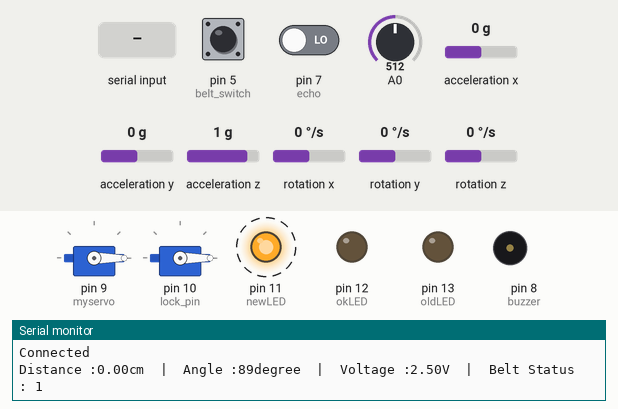
The sketch below on a simulated Arduino Uno, built with avr-gcc and run on an emulated ATmega328P. Shown: 2 × servo, output pins drawn as LEDs (lit = HIGH), buzzer (waves = sounding, pin HIGH), the last lines printed to the serial monitor. Dashed ring = blinking. Inputs (shaded band) come from the test bench; at power-on: A0 = 512, acceleration y 0 g, pin 5 (belt_switch) HIGH, pin 7 (echo) LOW, acceleration x 0 g, acceleration z 1 g, rotation x 0 °/s, rotation y 0 °/s, rotation z 0 °/s. Pins used as bus, display or sensor lines are not drawn.

Above: at 1.2 s.
1.3 s: "A" received over the second serial link
At 2.0 s:
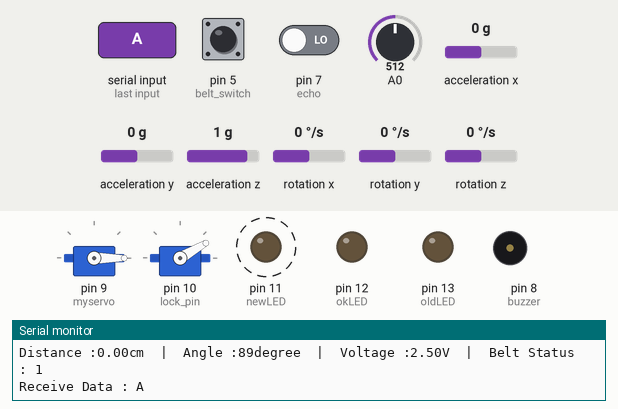
5.5 s: A0 set to 493
At 5.9 s:
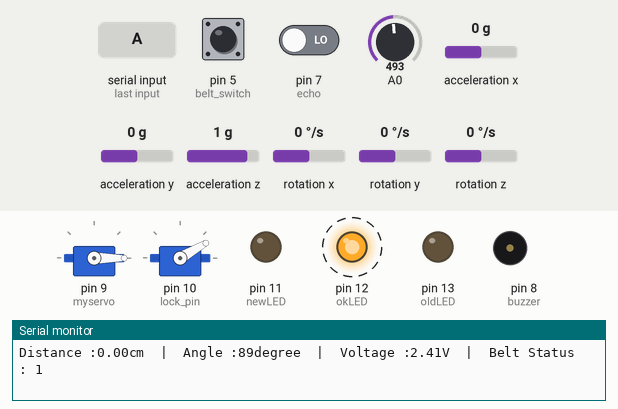
10.8 s: "C" received over the second serial link
At 14.8 s:
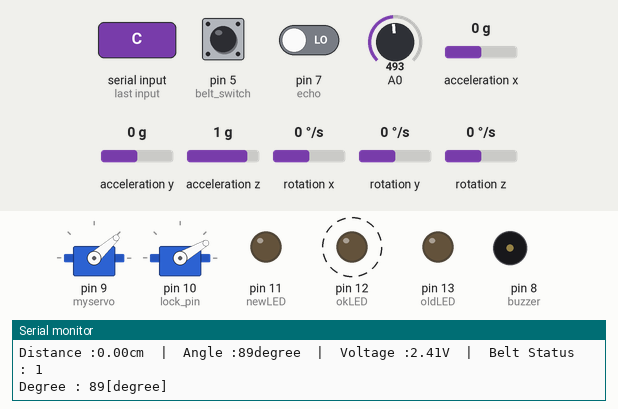
16.1 s: A0 set to 422
19.6 s: A0 set to 395
At 20.6 s:
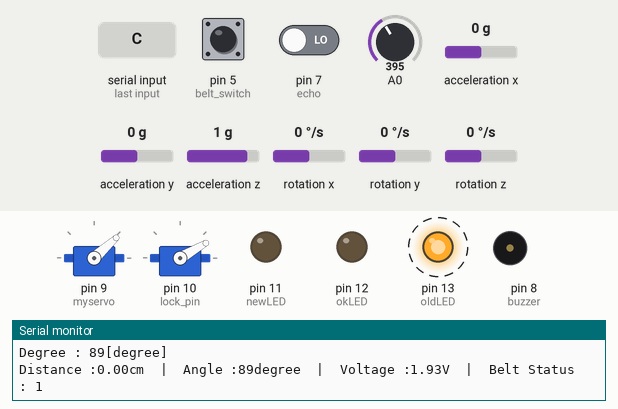
24.9 s: acceleration y set to -0.3 g
At 27.5 s:
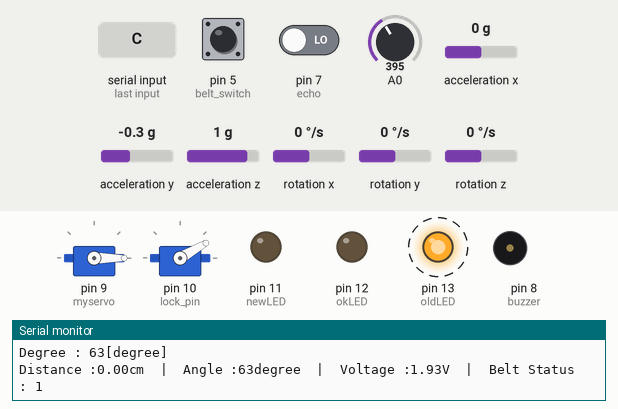
Timing chart, 0 to 31.2 s (numbered marks = the images above; inputs shaded):
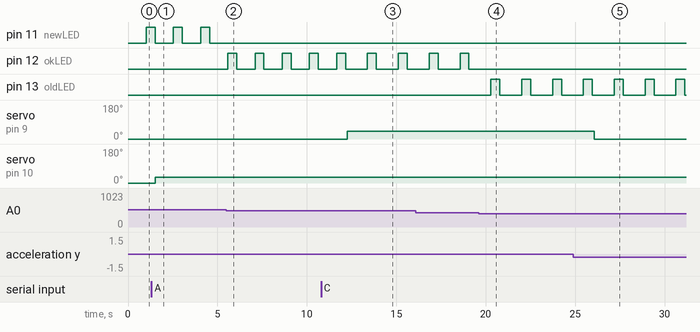

The sketch:

code.ino
```cpp
#include <SoftwareSerial.h> // 블루투스 통신을 위한 헤더파일 선언
#include "Wire.h" // I2C통신을 위한 헤더파일 선언
#include "I2Cdev.h" // GY-521(MPU6050)의 통신을 위한 헤더파일 선언
#include "MPU6050.h" // 자이로 센서 동작을 위한 헤더파일 선언
#include "Servo.h" // 서보모터 동작을 위한 헤더파일 선언

#define newLED 11
#define okLED 12
#define oldLED 13

MPU6050 mpu; // MPU6050을 제어하기 위해 mpu라는 MPU6050의 객체를 선언함

int16_t ax, ay, az; // 16비트 정수 자료형 으로 ax, ay, az 변수 선언
int16_t gx, gy, gz; // 16비트 정수 자료형 으로 gx, gy, gz 변수 선언

Servo myservo; // 브레이크 기능 동작을 위한 서보모터의 Servo 객체 선언
Servo myservo2; // 잠금 기능 동작을 위한 서보모터의 Servo 객체 선언

int val; // GY-521로 측정한 각도값 변수 선언
int first_angle = 0; // 브레이크 기능과 잠금 기능으로 사용되는 서보모터의 각도 초기값 선언

int trig = 6; // HC-SR04 trig핀 번호 선언(6번 핀)
int echo = 7; // HC-SR04 echo핀 번호 선언(7번 핀)
int buzzer = 8; // 피에조 부저 핀 번호 선언(8번 핀)
float duration; // 거리 측정을 위한 duration 변수 선언
float distance; // 거리 측정 값 distance 변수 선언

int stat = 0; // 벨트 잠금상태 확인(벨트 잠그면 0, 벨트 안 잠그면 1로 입력됨)
int belt_switch = 5; // 안전벨트의 ON/OFF 입력이 들어갈 핀(5번 핀)
int lock_pin = 10; // 잠금 기능을 위한 서보모터의 제어선 연결 핀(10번 핀)

int analogValue = 0;
float voltage = 0;
int ledDelay = 500;

SoftwareSerial mySerial(2,3);

void setup(){
  Wire.begin();
  pinMode(belt_switch, INPUT_PULLUP); // 5번 핀의 내부 풀업 저항 사용
  pinMode(echo,INPUT);
  pinMode(trig,OUTPUT);
  pinMode(buzzer,OUTPUT);
  pinMode(lock_pin,OUTPUT);
  pinMode(newLED, OUTPUT);
  pinMode(okLED, OUTPUT);
  pinMode(oldLED, OUTPUT); // LED의 핀모드를 OUTPUT으로 설정
  Serial.begin(9600);
  while (!Serial) {
    ;
  }
  Serial.println("Hello World!");
  Serial.println("Initialize MPU");
  mpu.initialize(); // MPU6050을 사용하기 위해 모드를 설정함
  Serial.println(mpu.testConnection() ? "Connected" : "Connection failed");
  myservo.attach(9); // 브레이크 기능 서보모터 9번 핀 설정
  myservo2.attach(lock_pin); // 잠금 기능 서보모터 10번 핀 설정
  mySerial.begin(9600);
  myservo.write(first_angle); // 브레이크 기능 서보모터의 초기 각도(0도) 설정
  myservo2.write(first_angle); // 잠금 기능 서보모터의 초기 각도(0도) 설정
}

int mode = 0; // 어플에서 MCU로 C, E, F 문자를 전송했을 때 받는 새로운 변수 선언(0으로 초기값 설정)

void loop(){
  digitalWrite(trig,HIGH);
  delay(10);
  digitalWrite(trig,LOW);
  duration = pulseIn(echo,HIGH);
  distance = (duration/29)/2; // 초음파 거리 측정 센서(HC-SR04)와 관련된 수식 및 코드

  mpu.getMotion6(&ax, &ay, &az, &gx, &gy, &gz); //MPU6050에서 가속도 센서 값과 자이로 센서 값의 정보를 받아와서 변수에 저장
  val = map(ay, -17000, 17000, 0, 179); // 센서에서 받아온 값을 0부터 179의 범위 내로 변환하여 val변수에 저장한다.
  analogValue = analogRead(0);
  voltage = (((float)analogValue) / 1024.0 ) * 5.0;

  stat = digitalRead(belt_switch);

  Serial.print("Distance :");
  Serial.print(distance);
  Serial.print("cm");
  Serial.print("\t|\t");
  Serial.print("Angle :");
  Serial.print(val);
  Serial.print("degree");
  Serial.print("\t|\t");
  Serial.print("Voltage :");
  Serial.print(voltage); // A0핀에 들어오는 값을 측정하여 이 값을 전압값으로 바꿔줍니다.
  Serial.print("V");
  Serial.print("\t|\t");
  Serial.print("Belt Status : ");
  Serial.println(stat);

  if(voltage >= 2.5){ // 전압값이 2.5이상일 경우 배터리잔량 충분상태(녹색 LED ON)
    digitalWrite(newLED, HIGH);
    delay(ledDelay);
    digitalWrite(newLED, LOW);
  }
  else if(voltage < 2.5 && voltage >= 2.0){ // 전압값이 2.0이상 2.5미만일 경우 배터리잔량 중간상태(파란색 LED ON)
    digitalWrite(okLED, HIGH);
    delay(ledDelay);
    digitalWrite(okLED, LOW);
  }
  else if(voltage < 2.0){ // 전압값이 2.0미만일 경우 배터리 거의 다 쓴 상태(빨간색 LED ON)
    digitalWrite(oldLED, HIGH);
    delay(ledDelay);
    digitalWrite(oldLED, LOW);
  }

  if(mySerial.available()){
    char in_data;
    in_data=mySerial.read();
     Serial.print("Receive Data : ");
     Serial.println(in_data);
      switch(in_data){
       case 'A' : // 잠금 기능 ON(벨트 잠금 상태에 따라 서보모터 회전각도 설정)
        myservo2.write(first_angle+30);
       break;

       case 'B' : // 잠금 기능 OFF(서보모터 각도 0도로 무조건 설정)
       if(stat == HIGH){
        myservo2.write(first_angle+30);
       }
       else{
        myservo2.write(first_angle);
       }
       break;

       case 'C': // 브레이크 기능 ON(Measure_Angle 함수 호출)
        mode=in_data;
        myservo.attach(9);
       break;

       case 'D': // 브레이크 기능 OFF(서보모터의 연결 해제)
        mode=in_data;
        myservo.write(first_angle);
       break;

       case 'E' : // 분실방지 기능 ON(Measure_Distance 함수 호출)
        mode=in_data;
       break;

       case 'F' : // 분실방지 기능 OFF(Sound_OFF 함수 호출)
        mode=in_data;
       break;
      }
  }
  if(mode == 'C') Measure_Angle();
  if(mode == 'E') Measure_Distance();
  if(mode == 'F') Sound_OFF();
}

void Measure_Angle(){
  mpu.getMotion6(&ax, &ay, &az, &gx, &gy, &gz);
  val = map(ay, -17000, 17000, 0, 179);
    Serial.print("Degree : ");
    Serial.print(val);
    Serial.println("[degree]");
    delay(100);
     if(val>=78){
      myservo.write(first_angle+42);
      }
     else{
      myservo.write(first_angle);
      }
     delay(100);
    return;
 }

 void Measure_Distance(){
  digitalWrite(trig,HIGH);
  delay(10);
  digitalWrite(trig,LOW);
  duration = pulseIn(echo,HIGH);
  distance = (duration/29)/2; // 초음파 거리 측정 센서(HC-SR04)와 관련된 수식 및 코드
    Serial.print("Distance : ");
    Serial.print(distance);
    Serial.println("[cm]");
    delay(100);
    if(distance>=80){
         tone(buzzer,1000,100);
         delay(100);
         tone(buzzer,1000,100);
         delay(100);
        }
     else{ ; }
   delay(100);
 }

 void Sound_OFF(){
    noTone(buzzer);
    delay(100);
 }
```

Measured:
- the behaviour switches between 512 and 511 on A0 (found by bisection; images 1 and 2)
- the behaviour switches between 410 and 409 on A0 (found by bisection; images 3 and 4)
- the behaviour switches between -0.1 and -0.2 g on acceleration y (found by bisection; images 4 and 5)
- after the input at 1.3 s, servo on pin 10 (lock_pin): 0° → 30° after 0.22 s
- after the input at 5.5 s, pin 11 (newLED): stops changing and stays LOW; pin 12 (okLED): alternates HIGH for 0.50 s and LOW for 1.0 s, starting after 0.08 s
- after the input at 10.8 s, servo on pin 9 (myservo): 0° → 42° after 1.5 s
- after the input at 19.6 s, pin 12 (okLED): stops changing and stays LOW; pin 13 (oldLED): alternates HIGH for 0.50 s and LOW for 1.2 s, starting after 0.69 s
- after the input at 24.9 s, servo on pin 9 (myservo): 42° → 0° after 1.2 s
